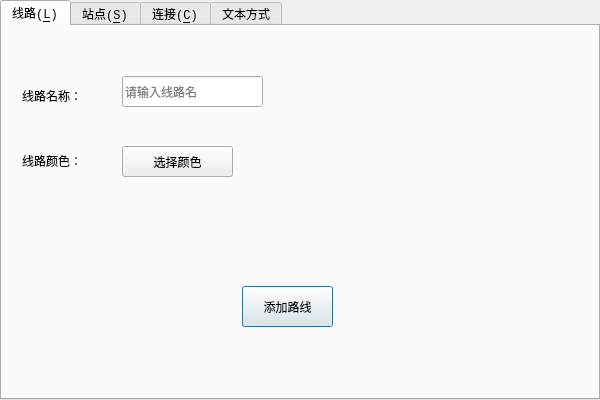
<?xml version="1.0" encoding="UTF-8"?>
<ui version="4.0">
 <class>ManageLines</class>
 <widget class="QDialog" name="ManageLines">
  <property name="enabled">
   <bool>true</bool>
  </property>
  <property name="geometry">
   <rect>
    <x>0</x>
    <y>0</y>
    <width>600</width>
    <height>400</height>
   </rect>
  </property>
  <property name="font">
   <font>
    <family>Consolas</family>
   </font>
  </property>
  <property name="windowTitle">
   <string>添加</string>
  </property>
  <property name="windowIcon">
   <iconset resource="resource.qrc">
    <normaloff>:/icon/icon/add.png</normaloff>:/icon/icon/add.png</iconset>
  </property>
  <widget class="QTabWidget" name="tabWidget">
   <property name="enabled">
    <bool>true</bool>
   </property>
   <property name="geometry">
    <rect>
     <x>0</x>
     <y>0</y>
     <width>600</width>
     <height>400</height>
    </rect>
   </property>
   <property name="tabPosition">
    <enum>QTabWidget::North</enum>
   </property>
   <property name="tabShape">
    <enum>QTabWidget::Rounded</enum>
   </property>
   <property name="currentIndex">
    <number>0</number>
   </property>
   <property name="elideMode">
    <enum>Qt::ElideNone</enum>
   </property>
   <widget class="QWidget" name="tabAddLine">
    <property name="font">
     <font>
      <family>Consolas</family>
     </font>
    </property>
    <attribute name="icon">
     <iconset resource="resource.qrc">
      <normaloff>:/icon/icon/subway.png</normaloff>:/icon/icon/subway.png</iconset>
    </attribute>
    <attribute name="title">
     <string>线路(&amp;L)</string>
    </attribute>
    <widget class="QLabel" name="label_3">
     <property name="geometry">
      <rect>
       <x>20</x>
       <y>40</y>
       <width>131</width>
       <height>61</height>
      </rect>
     </property>
     <property name="text">
      <string>&lt;html&gt;&lt;head/&gt;&lt;body&gt;&lt;p&gt;线路名称：&lt;/p&gt;&lt;/body&gt;&lt;/html&gt;</string>
     </property>
     <property name="buddy">
      <cstring>lineEditLineName</cstring>
     </property>
    </widget>
    <widget class="QLineEdit" name="lineEditLineName">
     <property name="geometry">
      <rect>
       <x>120</x>
       <y>50</y>
       <width>141</width>
       <height>31</height>
      </rect>
     </property>
     <property name="placeholderText">
      <string>请输入线路名</string>
     </property>
    </widget>
    <widget class="QPushButton" name="pushButtonAddLine">
     <property name="geometry">
      <rect>
       <x>240</x>
       <y>260</y>
       <width>91</width>
       <height>41</height>
      </rect>
     </property>
     <property name="minimumSize">
      <size>
       <width>0</width>
       <height>0</height>
      </size>
     </property>
     <property name="font">
      <font>
       <family>Consolas</family>
      </font>
     </property>
     <property name="text">
      <string>添加路线</string>
     </property>
     <property name="default">
      <bool>true</bool>
     </property>
    </widget>
    <widget class="QLabel" name="label_8">
     <property name="geometry">
      <rect>
       <x>20</x>
       <y>110</y>
       <width>141</width>
       <height>51</height>
      </rect>
     </property>
     <property name="text">
      <string>&lt;html&gt;&lt;head/&gt;&lt;body&gt;&lt;p&gt;线路颜色：&lt;/p&gt;&lt;/body&gt;&lt;/html&gt;</string>
     </property>
     <property name="buddy">
      <cstring>pushButtonChooseColor</cstring>
     </property>
    </widget>
    <widget class="QPushButton" name="pushButtonChooseColor">
     <property name="geometry">
      <rect>
       <x>120</x>
       <y>120</y>
       <width>111</width>
       <height>31</height>
      </rect>
     </property>
     <property name="minimumSize">
      <size>
       <width>0</width>
       <height>0</height>
      </size>
     </property>
     <property name="maximumSize">
      <size>
       <width>16777215</width>
       <height>16777215</height>
      </size>
     </property>
     <property name="font">
      <font>
       <family>Consolas</family>
      </font>
     </property>
     <property name="text">
      <string>选择颜色</string>
     </property>
    </widget>
   </widget>
   <widget class="QWidget" name="tabAddStation">
    <attribute name="icon">
     <iconset resource="resource.qrc">
      <normaloff>:/icon/icon/station.png</normaloff>:/icon/icon/station.png</iconset>
    </attribute>
    <attribute name="title">
     <string>站点(&amp;S)</string>
    </attribute>
    <widget class="QDoubleSpinBox" name="doubleSpinBoxLatitude">
     <property name="geometry">
      <rect>
       <x>70</x>
       <y>230</y>
       <width>111</width>
       <height>20</height>
      </rect>
     </property>
     <property name="minimumSize">
      <size>
       <width>85</width>
       <height>20</height>
      </size>
     </property>
     <property name="decimals">
      <number>7</number>
     </property>
     <property name="minimum">
      <double>30.899999999999999</double>
     </property>
     <property name="maximum">
      <double>31.449999999999999</double>
     </property>
     <property name="singleStep">
      <double>0.100000000000000</double>
     </property>
     <property name="value">
      <double>30.899999999999999</double>
     </property>
    </widget>
    <widget class="QLabel" name="labelLatitude">
     <property name="geometry">
      <rect>
       <x>14</x>
       <y>230</y>
       <width>51</width>
       <height>20</height>
      </rect>
     </property>
     <property name="minimumSize">
      <size>
       <width>35</width>
       <height>20</height>
      </size>
     </property>
     <property name="font">
      <font>
       <family>Consolas</family>
      </font>
     </property>
     <property name="text">
      <string>北纬&amp;N</string>
     </property>
     <property name="buddy">
      <cstring>doubleSpinBoxLatitude</cstring>
     </property>
    </widget>
    <widget class="QLabel" name="labelLongitude">
     <property name="geometry">
      <rect>
       <x>14</x>
       <y>200</y>
       <width>51</width>
       <height>20</height>
      </rect>
     </property>
     <property name="minimumSize">
      <size>
       <width>35</width>
       <height>20</height>
      </size>
     </property>
     <property name="font">
      <font>
       <family>Consolas</family>
      </font>
     </property>
     <property name="text">
      <string>东经&amp;E</string>
     </property>
     <property name="buddy">
      <cstring>doubleSpinBoxLongitude</cstring>
     </property>
    </widget>
    <widget class="QDoubleSpinBox" name="doubleSpinBoxLongitude">
     <property name="geometry">
      <rect>
       <x>70</x>
       <y>200</y>
       <width>111</width>
       <height>20</height>
      </rect>
     </property>
     <property name="minimumSize">
      <size>
       <width>85</width>
       <height>20</height>
      </size>
     </property>
     <property name="decimals">
      <number>7</number>
     </property>
     <property name="minimum">
      <double>121.000000000000000</double>
     </property>
     <property name="maximum">
      <double>122.000000000000000</double>
     </property>
     <property name="singleStep">
      <double>0.100000000000000</double>
     </property>
     <property name="value">
      <double>121.000000000000000</double>
     </property>
    </widget>
    <widget class="QLineEdit" name="lineEditStationName">
     <property name="geometry">
      <rect>
       <x>20</x>
       <y>50</y>
       <width>80</width>
       <height>20</height>
      </rect>
     </property>
     <property name="minimumSize">
      <size>
       <width>0</width>
       <height>0</height>
      </size>
     </property>
     <property name="maximumSize">
      <size>
       <width>16777215</width>
       <height>16777215</height>
      </size>
     </property>
     <property name="font">
      <font>
       <family>Consolas</family>
      </font>
     </property>
     <property name="text">
      <string/>
     </property>
     <property name="placeholderText">
      <string>添加站点名</string>
     </property>
    </widget>
    <widget class="QTextBrowser" name="textBrowserLinesSelected">
     <property name="enabled">
      <bool>false</bool>
     </property>
     <property name="geometry">
      <rect>
       <x>440</x>
       <y>50</y>
       <width>140</width>
       <height>201</height>
      </rect>
     </property>
    </widget>
    <widget class="QLabel" name="label_4">
     <property name="geometry">
      <rect>
       <x>20</x>
       <y>20</y>
       <width>91</width>
       <height>20</height>
      </rect>
     </property>
     <property name="text">
      <string>站点名称：</string>
     </property>
     <property name="buddy">
      <cstring>lineEditStationName</cstring>
     </property>
    </widget>
    <widget class="QLabel" name="label_9">
     <property name="geometry">
      <rect>
       <x>10</x>
       <y>170</y>
       <width>101</width>
       <height>20</height>
      </rect>
     </property>
     <property name="text">
      <string> 经纬度坐标：</string>
     </property>
     <property name="buddy">
      <cstring>doubleSpinBoxLongitude</cstring>
     </property>
    </widget>
    <widget class="QLabel" name="label_10">
     <property name="geometry">
      <rect>
       <x>440</x>
       <y>20</y>
       <width>80</width>
       <height>20</height>
      </rect>
     </property>
     <property name="text">
      <string>已选择：</string>
     </property>
    </widget>
    <widget class="QPushButton" name="pushButtonAddStation">
     <property name="geometry">
      <rect>
       <x>470</x>
       <y>280</y>
       <width>80</width>
       <height>30</height>
      </rect>
     </property>
     <property name="minimumSize">
      <size>
       <width>0</width>
       <height>0</height>
      </size>
     </property>
     <property name="font">
      <font>
       <family>Consolas</family>
      </font>
     </property>
     <property name="text">
      <string>添加站点</string>
     </property>
     <property name="default">
      <bool>true</bool>
     </property>
    </widget>
    <widget class="QLabel" name="label_11">
     <property name="geometry">
      <rect>
       <x>200</x>
       <y>20</y>
       <width>200</width>
       <height>20</height>
      </rect>
     </property>
     <property name="text">
      <string>选择 添加到线路：</string>
     </property>
    </widget>
    <widget class="QListWidget" name="listWidget">
     <property name="geometry">
      <rect>
       <x>200</x>
       <y>50</y>
       <width>200</width>
       <height>270</height>
      </rect>
     </property>
    </widget>
   </widget>
   <widget class="QWidget" name="tabAddConnection">
    <property name="enabled">
     <bool>true</bool>
    </property>
    <attribute name="icon">
     <iconset resource="resource.qrc">
      <normaloff>:/icon/icon/connect.png</normaloff>:/icon/icon/connect.png</iconset>
    </attribute>
    <attribute name="title">
     <string>连接(&amp;C)</string>
    </attribute>
    <widget class="QComboBox" name="comboBoxConnectStation1">
     <property name="enabled">
      <bool>true</bool>
     </property>
     <property name="geometry">
      <rect>
       <x>150</x>
       <y>20</y>
       <width>100</width>
       <height>20</height>
      </rect>
     </property>
     <property name="minimumSize">
      <size>
       <width>0</width>
       <height>0</height>
      </size>
     </property>
     <property name="maximumSize">
      <size>
       <width>16777215</width>
       <height>16777215</height>
      </size>
     </property>
     <property name="font">
      <font>
       <family>Consolas</family>
      </font>
     </property>
     <property name="editable">
      <bool>true</bool>
     </property>
     <property name="currentIndex">
      <number>-1</number>
     </property>
    </widget>
    <widget class="QLabel" name="label_5">
     <property name="geometry">
      <rect>
       <x>20</x>
       <y>20</y>
       <width>80</width>
       <height>20</height>
      </rect>
     </property>
     <property name="text">
      <string>&lt;html&gt;&lt;head/&gt;&lt;body&gt;&lt;p&gt;站点1：&lt;/p&gt;&lt;/body&gt;&lt;/html&gt;</string>
     </property>
     <property name="buddy">
      <cstring>comboBoxConnectStation1</cstring>
     </property>
    </widget>
    <widget class="QLabel" name="label_6">
     <property name="geometry">
      <rect>
       <x>20</x>
       <y>60</y>
       <width>80</width>
       <height>20</height>
      </rect>
     </property>
     <property name="text">
      <string>&lt;html&gt;&lt;head/&gt;&lt;body&gt;&lt;p&gt;站点2：&lt;/p&gt;&lt;/body&gt;&lt;/html&gt;</string>
     </property>
     <property name="buddy">
      <cstring>comboBoxConnectStation2</cstring>
     </property>
    </widget>
    <widget class="QComboBox" name="comboBoxConnectStation2">
     <property name="geometry">
      <rect>
       <x>150</x>
       <y>60</y>
       <width>100</width>
       <height>20</height>
      </rect>
     </property>
     <property name="minimumSize">
      <size>
       <width>0</width>
       <height>0</height>
      </size>
     </property>
     <property name="maximumSize">
      <size>
       <width>16777215</width>
       <height>16777215</height>
      </size>
     </property>
     <property name="font">
      <font>
       <family>Consolas</family>
      </font>
     </property>
     <property name="editable">
      <bool>true</bool>
     </property>
    </widget>
    <widget class="QPushButton" name="pushButtonConnect">
     <property name="geometry">
      <rect>
       <x>240</x>
       <y>290</y>
       <width>80</width>
       <height>30</height>
      </rect>
     </property>
     <property name="minimumSize">
      <size>
       <width>0</width>
       <height>0</height>
      </size>
     </property>
     <property name="font">
      <font>
       <family>Consolas</family>
      </font>
     </property>
     <property name="text">
      <string>连接</string>
     </property>
     <property name="default">
      <bool>true</bool>
     </property>
    </widget>
    <widget class="QLabel" name="label_7">
     <property name="geometry">
      <rect>
       <x>20</x>
       <y>100</y>
       <width>101</width>
       <height>20</height>
      </rect>
     </property>
     <property name="text">
      <string>&lt;html&gt;&lt;head/&gt;&lt;body&gt;&lt;p&gt;所属线路：&lt;/p&gt;&lt;/body&gt;&lt;/html&gt;</string>
     </property>
     <property name="buddy">
      <cstring>comboBoxConnectLine</cstring>
     </property>
    </widget>
    <widget class="QComboBox" name="comboBoxConnectLine">
     <property name="geometry">
      <rect>
       <x>150</x>
       <y>100</y>
       <width>100</width>
       <height>20</height>
      </rect>
     </property>
     <property name="minimumSize">
      <size>
       <width>0</width>
       <height>0</height>
      </size>
     </property>
     <property name="maximumSize">
      <size>
       <width>16777215</width>
       <height>16777215</height>
      </size>
     </property>
     <property name="font">
      <font>
       <family>Consolas</family>
      </font>
     </property>
     <property name="editable">
      <bool>true</bool>
     </property>
    </widget>
   </widget>
   <widget class="QWidget" name="tabAddByText">
    <attribute name="title">
     <string>文本方式</string>
    </attribute>
    <widget class="QTextEdit" name="textEdit">
     <property name="geometry">
      <rect>
       <x>20</x>
       <y>20</y>
       <width>560</width>
       <height>300</height>
      </rect>
     </property>
    </widget>
    <widget class="QPushButton" name="pushButtonAddByText">
     <property name="geometry">
      <rect>
       <x>360</x>
       <y>330</y>
       <width>131</width>
       <height>30</height>
      </rect>
     </property>
     <property name="minimumSize">
      <size>
       <width>0</width>
       <height>0</height>
      </size>
     </property>
     <property name="font">
      <font>
       <family>Consolas</family>
      </font>
     </property>
     <property name="text">
      <string>以文本方式添加</string>
     </property>
     <property name="default">
      <bool>true</bool>
     </property>
    </widget>
   </widget>
  </widget>
 </widget>
 <resources>
  <include location="resource.qrc"/>
 </resources>
 <connections/>
</ui>
